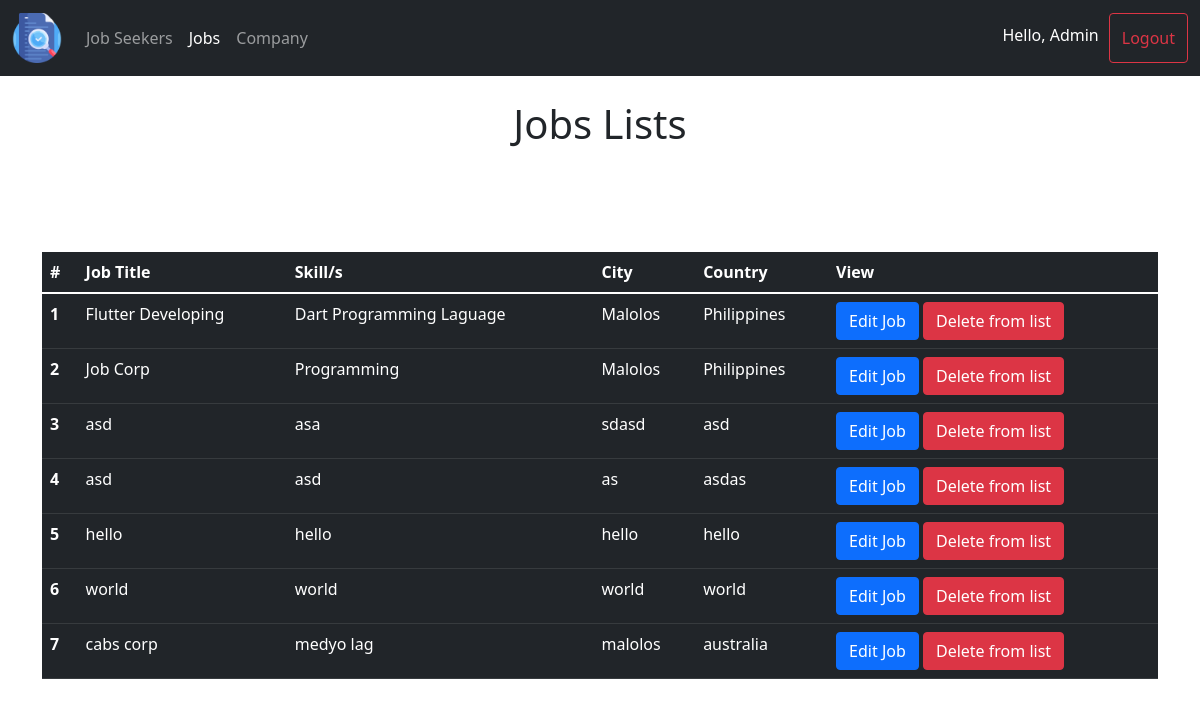
The app's page /jobs/, older data.
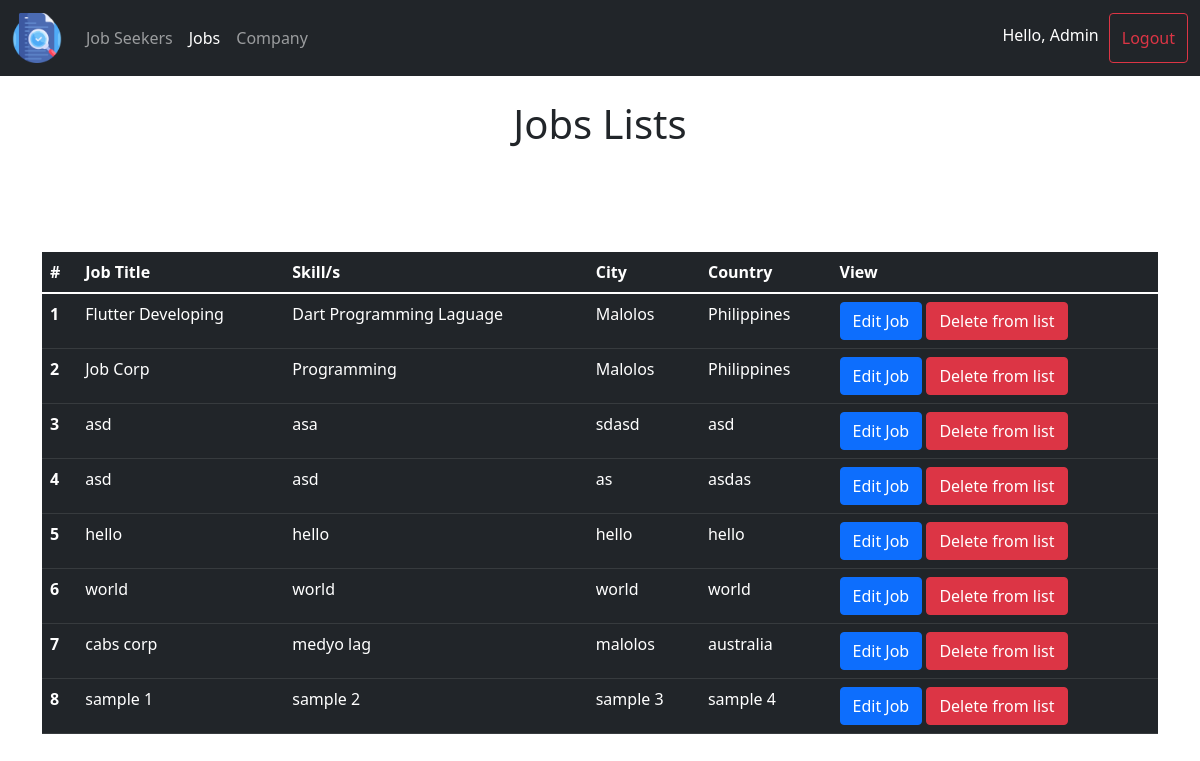
The same page, newer data.
### main_app/models.py (models this page shows, shortened)
class Job(models.Model):
    job_title = models.CharField(max_length=30, null=False, blank=False)
    job_type = models.CharField(max_length=30, null=False, blank=False)
    job_details = models.CharField(max_length=30, null=False, blank=False,default="n/a")
    skills = models.CharField(max_length=30, null=False, blank=False)
    city = models.CharField(max_length=30, null=False, blank=False)
    country = models.CharField(max_length=30, null=False, blank=False)
    company_id = models.IntegerField(default='0')
    job_id = models.BigAutoField(primary_key=True)

### main_app/views.py (the view)
# urls.py: path('jobs/', views.jobs, name="jobs"),
def jobs(request):
    request.session['page'] = "jobs"
    jobs = Job.objects.all()
    return render(request,'admin/jobs.html',{"jobs":jobs})

### main_app/templates/admin/jobs.html (shortened to what this page needs)
{% include 'admin/main_base.html' %}
{% load static %}
{% block content %}
<div class="container">
    <br>
    <h1 align="center">Jobs Lists</h1>
    <br>
    <br>
    <br>
    <br>
    <table class="table table-dark table-hover">
        <thead>
          <tr>
            <th scope="col">#</th>
            <th scope="col">Job Title</th>
            <th scope="col">Skill/s</th>
            <th scope="col">City</th>
            <th scope="col">Country</th>
            <th>View</th>
          </tr>
        </thead>
        <tbody>
          {% for job in jobs %}
          <tr>
            <th scope="row">{{forloop.counter}}</th>
            <td>{{job.job_title}}</td>
            <td>{{job.skills}}</td>
            <td>{{job.city}}</td>
            <td>{{job.country}}</td>
            <td>
                <button type="submit" class="btn btn-primary" data-bs-toggle="modal" data-bs-target="#view_job_modal" onclick="get_data('{{job.job_id}}','{{job.job_title}}',
                '{{job.skills}}','{{job.city}}','{{job.country}}','{{job.job_details}}','{{job.job_type}}')">Edit Job</button>
                <button type="submit" class="btn btn-danger" onclick="delete_job('{{job.job_id}}')">Delete from list</button>
            </td>
          </tr>
          {% endfor %}
        </tbody>
      </table>
</div>
{% endblock %}

Row changes from the older to the newer data that the page shows:
added Job: job_title "sample 1", skills "sample 2", city "sample 3", country "sample 4"
